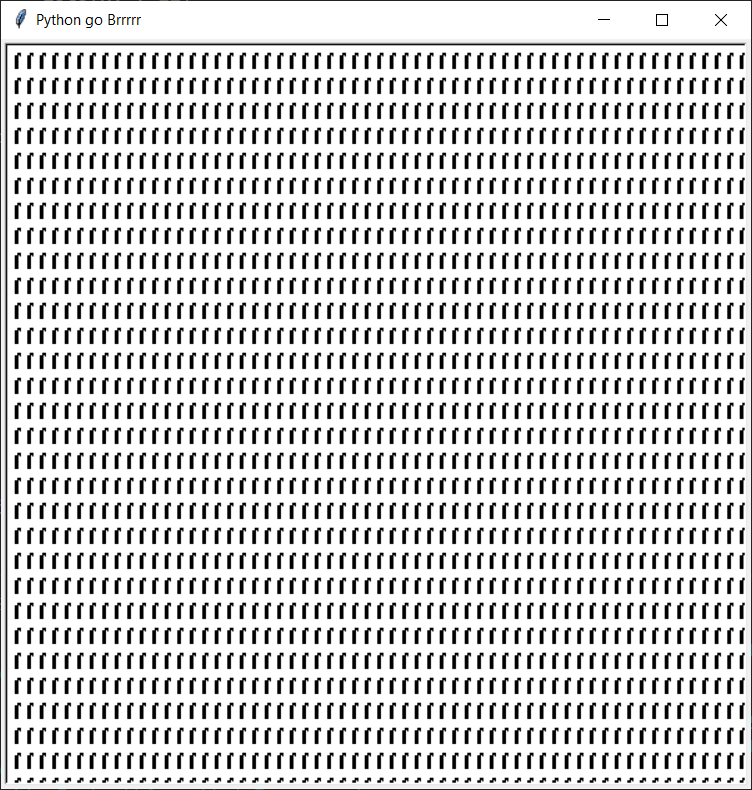

Recreate this plot in Python.
'''
Luigi Quattrociocchi
quattrl
Brrrrr
PYTHON TURTLE GRAPHICS CONTEST
Meme - Hilarious Design
November 29th, 2020

Python go Brrrrr
'''

from turtle import *
import random


WIDTH, HEIGHT = 600, 600
setup(WIDTH, HEIGHT)
title("Python go Brrrrr")
ht()
speed("fastest")


def draw_r(x, y):
	pu()
	goto(x, y)
	pd()
	begin_fill()
	goto(x-2, y)
	goto(x-2, y+10)
	goto(x, y+10)
	goto(x, y)
	end_fill()
	pu()
	goto(x+2, y+10)
	pd()
	begin_fill()
	goto(x+2, y+12)
	goto(x, y+12)
	goto(x, y+10)
	end_fill()

	
def main():
	# tracer(False)
	w=60
	h=30
	for y in range(1, h + 1):
		for x in range(1, w + 1):
			draw_r(x * 10 - WIDTH // 2, HEIGHT // 2 - y * 20)
		
	exitonclick()


if __name__ == "__main__":
	main()
